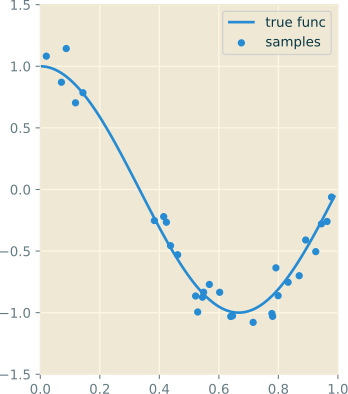

Reproduce this figure in Python.
import matplotlib.font_manager as fm
import matplotlib.pyplot as plt
import numpy as np
from sklearn.linear_model import LinearRegression
from sklearn.pipeline import Pipeline
from sklearn.preprocessing import PolynomialFeatures

font_path = '/home/avanti/Slides/Courses/ML/fonts/Operator/OperatorMono-Book.otf'
#font_path = '/home/avanti/Slides/Courses/ML/fonts/Ysabeau/Ysabeau-Medium.otf'
font_name = fm.FontProperties(fname=font_path).get_name()
# plt.rcParams["font.family"] = font_name
# plt.rcParams["font.style"] = 'italic'
# plt.rcParams["font.weight"] = 'bold'

def true_fun(X):
    return np.cos(1.5 * np.pi * X)


np.random.seed(0)

n_samples = 30

X = np.sort(np.random.rand(n_samples))
y = true_fun(X) + np.random.randn(n_samples) * 0.1

with plt.style.context('Solarize_Light2'):
    plt.figure(figsize=(4, 5))

    X_test = np.arange(0, 1, 0.01)

    plt.plot(X_test, true_fun(X_test), label="true func")
    plt.scatter(X, y, s=20, label="samples")
    plt.xlim((0, 1))
    plt.ylim((-1.5, 1.5))
    plt.legend(loc="best", labelcolor='#073642')

    plt.show()
